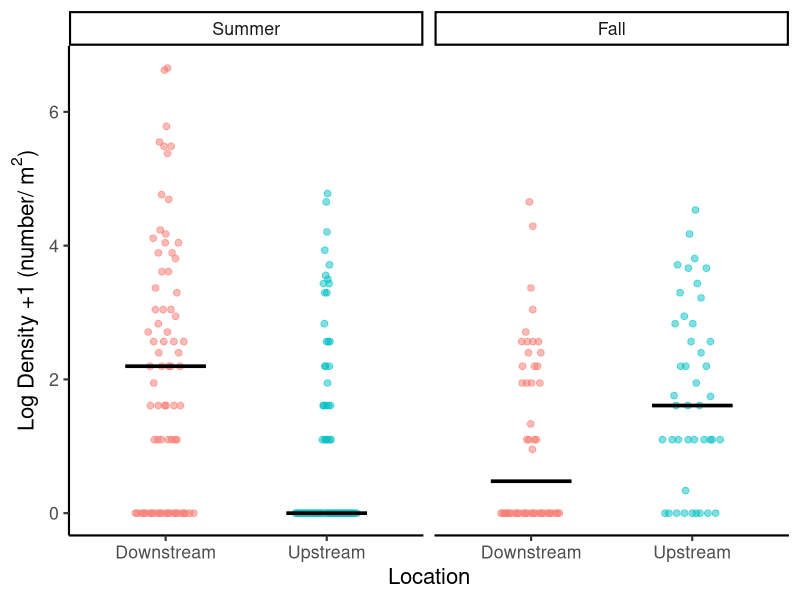
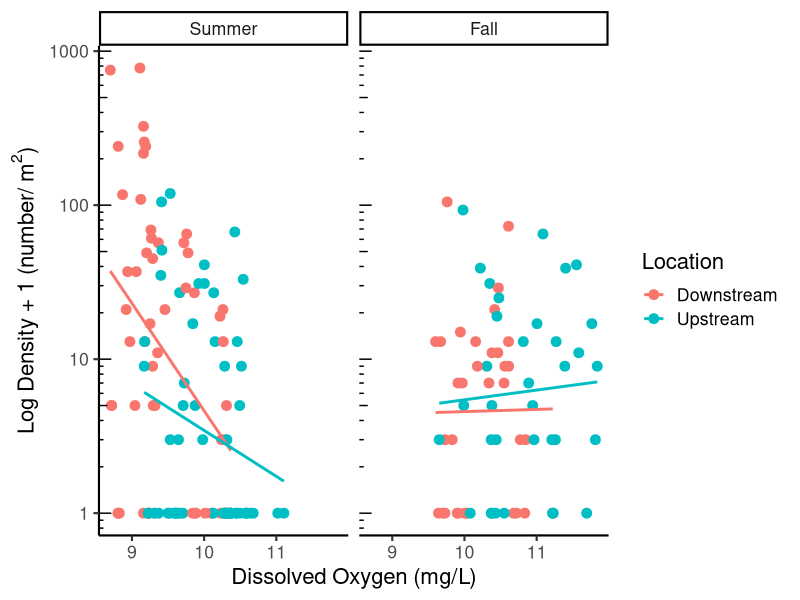

Write R code to recreate these figures, in order.
## ---- chunk 1
#| message: false

library(tidyverse) ## for readr, dplyr, ggplot2
library(vegan) ## for calculating diversity measures (you can remove this if you are not calculating diversity measures)
library(ggbeeswarm) ## for jittering points
library(flextable) ## for making formatted tables

## ---- chunk 2

env <- read_csv("data/env.csv",
                 col_types = cols(date = col_date(format = "%Y-%m-%d"),
                  
                  location = col_factor(levels = c(
                    "Downstream","Upstream")), 
                  
                  season = col_factor(levels = c("Summer","Fall")), 
                  
                  year = col_factor()
                 )) 

macros <- read_csv("data/macros.csv",
                 col_types = cols(date = col_date(format = "%Y-%m-%d"),
                  
                  location = col_factor(levels = c(
                    "Downstream","Upstream")), 
                  
                  season = col_factor(levels = c("Summer","Fall")), 
                  
                  year = col_factor()
                 )) 


master.taxa <- read_csv("data/master.taxa.csv") %>% 
  distinct()


waterQ <- read_csv("data/waterQ.csv",
                 col_types = cols(date = col_date(format = "%Y-%m-%d"),
                  
                  location = col_factor(levels = c(
                    "Downstream","Upstream")), 
                  
                  season = col_factor(levels = c("Summer","Fall")), 
                  
                  year = col_factor()
                 )) 


## ---- chunk 3

#calculate limpet density for each sampleID
limpet.density <- macros %>% 
  
  #join taxa info
  left_join(., master.taxa) %>%
  
  # Summarize for each sampleID and each family 
  # change group_by function to remove or add grouping variables as needed 
  # if you want a specific group of organisms, add that column name into 
  # the list of grouping variables (family, organism_aggr, FFG, etc)
  # then filter for the organism or group you want
  group_by(sampleID, family) %>% 
  dplyr::summarise (density = sum(invDens, na.rm = TRUE)) %>% 

  #fill in group combos where there were none present with zeros
  ungroup() %>% 
  complete(sampleID, family,
           fill = list(density = 0)) %>% 
  
  #filter for limpets
  filter(family == "Ancylidae")

#get sample info
sample.info <- macros %>%
  select(date, sampleID, season, year, location, benthicArea) %>% 
  distinct()

#add sample info back to density data
limpet.density <- left_join(limpet.density, sample.info)


#select desired variables from env
env2 <- env %>% 
  select(date, sampleID, season, year, location, 
         depth, per_rock, pH, DO, wTemp, light, flow,
         mon.precip, mon.ADD) 

#add env variables to density data
limpet.df <- left_join(limpet.density, env2) 


## ---- chunk 4

table.sum <- limpet.df %>% 
  
  #summarize by date, year, season, location (to get number of microhabs sampled per date)
  group_by(date, season, location) %>% 
    summarize(
      area = sum(benthicArea),
      mon.ADD = mean(mon.ADD, na.rm=TRUE),
      mon.precip = mean(mon.precip, na.rm=TRUE),
      samples = n()
    ) %>% 
  
  #change date to year-month-day
  mutate(date = format(as.Date(date), '%Y-%m-%d')) %>% 


  #summarize by season, location 
  group_by(season, location) %>% 
    summarize(
      dates = str_c(date, collapse = ", "),
      samples = sum(samples),
      area = sum(area)
    )  
  

#create the formatted
ft <- flextable(table.sum)

#create header labels
ft <- set_header_labels(ft,
                        year = "Year",
                        season = "Season",
                        location = "Location",
                        dates = "Sampling Dates",
                        samples = "# of Samples",
                        area = "Total Area Sampled (m^2)"
                        )


#bold the headings
ft <- bold(ft, part="header")

ft <- merge_v(ft, j = ~ season)

#set table properties
ft <- set_table_properties(ft, layout = "autofit", width = 1)

#center columns
ft <- align(ft, align = "center", part = "all" )


#add lines between year x season
ft <- theme_vanilla(ft) %>% 
  fontsize(size = 10)

ft <- fix_border_issues(ft)

#print table
#ft

#send to MS Word if desired
#comment out or delete the line below before you knit an R Markdown document
#print(ft, preview = "docx") # can change this to "html" or "pptx"

#see https://davidgohel.github.io/flextable/ for more information and formatting options

## ---- chunk 5

# the code below will calculate descriptive statistics for a variable of interest grouped by another variable

density.sum <- limpet.df %>% # put the name of the data frame here
  filter(!is.na(density)) %>% # remove missing values from the variable of interest
  group_by(season, location) %>% # put the name of the grouping variable(s) here
  summarize(mean = mean(density), # put the name of the variable you want to summarize in this & following blanks
            median = median(density), 
            SD = sd(density), 
            IQR = IQR(density), 
            min = min(density),
            max = max(density),
            N = n())

density.sum


DO.sum <- limpet.df %>% # put the name of the data frame here
  filter(!is.na(DO)) %>% # remove missing values from the variable of interest
  group_by(season, location) %>% # put the name of the grouping variable(s) here
  summarize(mean = mean(DO), # put the name of the variable you want to summarize in this & following blanks
            median = median(DO), 
            SD = sd(DO), 
            IQR = IQR(DO), 
            min = min(DO),
            max = max(DO),
            N = n())
DO.sum

## ---- chunk 6

limpet.df %>% 
 # filter(season == "Fall") %>% 

ggplot(
  data = .,   #put the data frame name here
  aes(x = location, y = log(density+1),                 #1st factor = x, continuous variable = y,
      fill = location, color = location)) +       #2nd factor = fill & color
  geom_quasirandom( 
    shape=21, size=2, alpha = 0.5, width=0.2, #play with these values as needed
    dodge.width = 1,  show.legend = FALSE) + #adjust the dodge width as needed
  stat_summary(fun = median, 
               fun.min = median, 
               fun.max = median, #change median to mean if desired
               geom = "crossbar", na.rm = TRUE,
               width = 0.5, size = 0.5, #play with these values as needed
               color = "black",
               position=position_dodge(width=1), #match this width to dodge.width above
               show.legend = FALSE) + 
  ylab(bquote("Log Density +1 (number/"~m^2*")")) +
  xlab("Location") +
  coord_cartesian(expand=TRUE) +
  theme_classic(base_size=16) +
  facet_wrap(vars(season))   #3rd factor here


## ---- chunk 7

limpet.df %>% 
ggplot(
  data = ., 
  aes(x = DO, y = density+1, color = location)) + 
  geom_point(size = 3) +                   #play with the point attributes as needed
  geom_smooth(method = "lm", se = FALSE) + #adds line of best fit
  ylab(bquote("Log Density + 1 (number/"~m^2*")")) +
  xlab("Dissolved Oxygen (mg/L)") +
  labs(color = "Location") +
  theme_classic(base_size = 16) +
  scale_y_log10() +     #changes y-axis to log-scale
  annotation_logticks(sides = "l") + # adds log-scale tick marks to the left axis 
  facet_wrap(vars(season)) 

  
## ---- chunk 8

sessionInfo()

## ---- chunk 9

#citation info for base R 
citation()

## ---- chunk 10

#citation info for base R 
citation("tidyverse")
